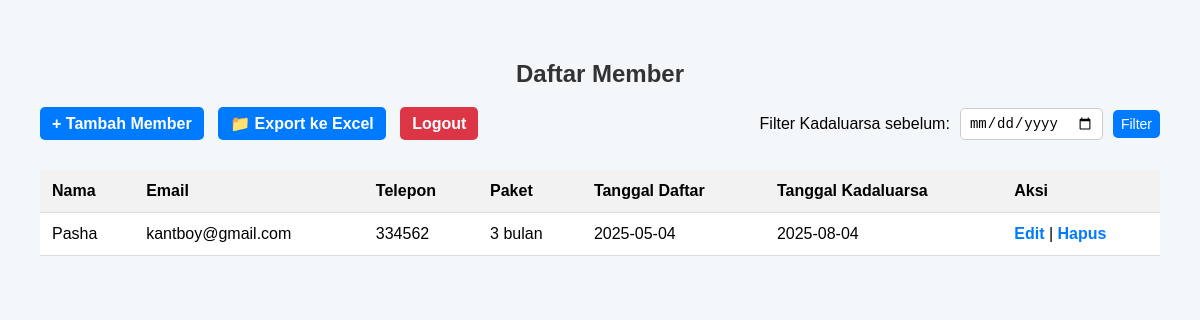
The app's page /GymMembership/members.php?before_date=2025-08-04 (signed in) with its own data.
### tables this page shows
CREATE TABLE `members` (
  `id` int(11) NOT NULL,
  `name` varchar(100) DEFAULT NULL,
  `email` varchar(100) DEFAULT NULL,
  `phone` varchar(20) DEFAULT NULL,
  `package` varchar(50) DEFAULT NULL,
  `registration_date` date DEFAULT NULL,
  `expiry_date` date DEFAULT NULL
);

### GymMembership/members.php (the view, shortened to what this page needs)
<?php
include('config/db.php');
$where = '';
if (isset($_GET['before_date']) && $_GET['before_date'] !== '') {
    $before_date = $_GET['before_date'];
    $where = "WHERE expiry_date = '$before_date'";
}
$result = $conn->query("SELECT * FROM members $where ORDER BY expiry_date ASC");
?>
<!DOCTYPE html>
<html lang="id">
<head>
</head>
<body>
<h2>Daftar Member</h2>
<div class="action-bar">
    <div class="left-links">
        <a href="pages/add_member.php" class="btn">+ Tambah Member</a>
        <a href="pages/export_excel.php" class="btn" target="_blank">📁 Export ke Excel</a>
        <a href="logout.php" class="btn" style="background-color:#dc3545;">Logout</a>
    </div>
    <form method="GET" class="filter-inline-form">
        <label>Filter Kadaluarsa sebelum:</label>
        <input type="date" name="before_date">
        <button type="submit">Filter</button>
    </form>
</div>
<table>
    <tr>
        <th>Nama</th>
        <th>Email</th>
        <th>Telepon</th>
        <th>Paket</th>
        <th>Tanggal Daftar</th>
        <th>Tanggal Kadaluarsa</th>
        <th>Aksi</th>
    </tr>
    <?php while ($row = $result->fetch_assoc()) : ?>
    <tr>
        <td><?= $row['name'] ?></td>
        <td><?= $row['email'] ?></td>
        <td><?= $row['phone'] ?></td>
        <td><?= $row['package'] ?></td>
        <td><?= $row['registration_date'] ?></td>
        <td><?= $row['expiry_date'] ?></td>
        <td>
            <a href="pages/edit_member.php?id=<?= $row['id'] ?>">Edit</a> |
            <a href="pages/delete_member.php?id=<?= $row['id'] ?>" onclick="return confirm('Yakin hapus member ini?')">Hapus</a>
        </td>
    </tr>
    <?php endwhile; ?>
</table>
</body>
</html>

### GymMembership/members.php (style rules this page uses)
body { font-family: Arial, sans-serif; background-color: #f4f7fa; margin: 0; padding: 40px; }
h2 { text-align: center; color: #333; }
a { color: #007bff; text-decoration: none; font-weight: bold; }
table { width: 100%; margin-top: 30px; border-collapse: collapse; }
th, td { padding: 12px; text-align: left; border-bottom: 1px solid #ddd; }
th { background-color: #f2f2f2; font-weight: bold; }
td { background-color: #fff; }
.btn { background-color: #007bff; color: white; padding: 8px 12px; text-decoration: none; border-radius: 5px; }
.action-bar { display: flex; justify-content: space-between; align-items: center; margin-top: 20px; flex-wrap: wrap; gap: 10px; }
.left-links a { margin-right: 10px; }
.filter-inline-form { display: flex; align-items: center; gap: 10px; }
.filter-inline-form input, .filter-inline-form button { padding: 6px 8px; font-size: 14px; border-radius: 5px; border: 1px solid #ccc; }
.filter-inline-form button { background-color: #007bff; color: white; border: none; cursor: pointer; }

### records on screen
members: name "Pasha", email "kantboy@gmail.com", phone "334562", package "3 bulan", registration_date "2025-05-04", expiry_date "2025-08-04"
